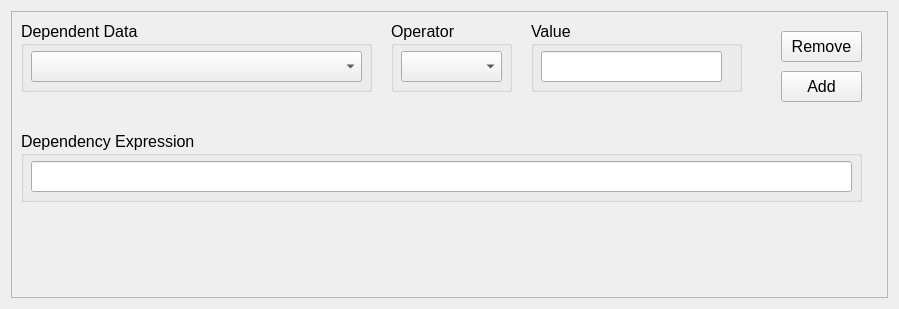
          <widget class="QWidget" name="scrollAreaWidgetContents_3">
           <property name="geometry">
            <rect>
             <x>0</x>
             <y>0</y>
             <width>899</width>
             <height>309</height>
            </rect>
           </property>
           <layout class="QVBoxLayout" name="verticalLayout_5">
            <item>
             <widget class="QFrame" name="frame">
              <property name="frameShape">
               <enum>QFrame::StyledPanel</enum>
              </property>
              <property name="frameShadow">
               <enum>QFrame::Raised</enum>
              </property>
              <widget class="QGroupBox" name="runName_groupBox_11">
               <property name="geometry">
                <rect>
                 <x>10</x>
                 <y>10</y>
                 <width>351</width>
                 <height>71</height>
                </rect>
               </property>
               <property name="font">
                <font>
                 <family>Arial</family>
                 <pointsize>12</pointsize>
                </font>
               </property>
               <property name="toolTip">
                <string>Select data that the tool requires in order to run.</string>
               </property>
               <property name="title">
                <string>Dependent Data</string>
               </property>
               <widget class="QComboBox" name="dependentData_comboBox">
                <property name="geometry">
                 <rect>
                  <x>10</x>
                  <y>30</y>
                  <width>331</width>
                  <height>31</height>
                 </rect>
                </property>
                <property name="font">
                 <font>
                  <family>Arial</family>
                  <pointsize>14</pointsize>
                 </font>
                </property>
                <item>
                 <property name="text">
                  <string/>
                 </property>
                </item>
                <item>
                 <property name="text">
                  <string>Option 1</string>
                 </property>
                </item>
                <item>
                 <property name="text">
                  <string>Option 2</string>
                 </property>
                </item>
                <item>
                 <property name="text">
                  <string>Option 3</string>
                 </property>
                </item>
               </widget>
              </widget>
              <widget class="QGroupBox" name="runName_groupBox_12">
               <property name="geometry">
                <rect>
                 <x>380</x>
                 <y>10</y>
                 <width>121</width>
                 <height>71</height>
                </rect>
               </property>
               <property name="font">
                <font>
                 <family>Arial</family>
                 <pointsize>12</pointsize>
                </font>
               </property>
               <property name="toolTip">
                <string>This operator is used if 2 or more dependent operands exist.</string>
               </property>
               <property name="title">
                <string>Operator</string>
               </property>
               <widget class="QComboBox" name="operator_comboBox">
                <property name="geometry">
                 <rect>
                  <x>10</x>
                  <y>30</y>
                  <width>101</width>
                  <height>31</height>
                 </rect>
                </property>
                <property name="font">
                 <font>
                  <pointsize>14</pointsize>
                 </font>
                </property>
                <item>
                 <property name="text">
                  <string/>
                 </property>
                </item>
                <item>
                 <property name="text">
                  <string>&gt;</string>
                 </property>
                </item>
                <item>
                 <property name="text">
                  <string>|</string>
                 </property>
                </item>
                <item>
                 <property name="text">
                  <string>&lt;</string>
                 </property>
                </item>
               </widget>
              </widget>
              <widget class="QGroupBox" name="runName_groupBox_13">
               <property name="geometry">
                <rect>
                 <x>10</x>
                 <y>120</y>
                 <width>841</width>
                 <height>71</height>
                </rect>
               </property>
               <property name="font">
                <font>
                 <family>Arial</family>
                 <pointsize>12</pointsize>
                </font>
               </property>
               <property name="title">
                <string>Dependency Expression</string>
               </property>
               <widget class="QLineEdit" name="dependencyExpression_lineEdit">
                <property name="geometry">
                 <rect>
                  <x>10</x>
                  <y>30</y>
                  <width>821</width>
                  <height>31</height>
                 </rect>
                </property>
                <property name="font">
                 <font>
                  <family>Arial</family>
                  <pointsize>14</pointsize>
                 </font>
                </property>
               </widget>
              </widget>
              <widget class="QGroupBox" name="runName_groupBox_14">
               <property name="geometry">
                <rect>
                 <x>520</x>
                 <y>10</y>
                 <width>211</width>
                 <height>71</height>
                </rect>
               </property>
               <property name="font">
                <font>
                 <family>Arial</family>
                 <pointsize>12</pointsize>
                </font>
               </property>
               <property name="title">
                <string>Value</string>
               </property>
               <widget class="QLineEdit" name="value_lineEdit">
                <property name="geometry">
                 <rect>
                  <x>10</x>
                  <y>30</y>
                  <width>181</width>
                  <height>31</height>
                 </rect>
                </property>
                <property name="font">
                 <font>
                  <pointsize>14</pointsize>
                 </font>
                </property>
               </widget>
              </widget>
              <widget class="QPushButton" name="scanType_add_pushButton_2">
               <property name="geometry">
                <rect>
                 <x>770</x>
                 <y>20</y>
                 <width>81</width>
                 <height>31</height>
                </rect>
               </property>
               <property name="font">
                <font>
                 <family>Arial</family>
                 <pointsize>12</pointsize>
                </font>
               </property>
               <property name="cursor">
                <cursorShape>PointingHandCursor</cursorShape>
               </property>
               <property name="styleSheet">
                <string notr="true"/>
               </property>
               <property name="text">
                <string>Remove</string>
               </property>
              </widget>
              <widget class="QPushButton" name="scanType_add_pushButton_3">
               <property name="geometry">
                <rect>
                 <x>770</x>
                 <y>60</y>
                 <width>81</width>
                 <height>31</height>
                </rect>
               </property>
               <property name="font">
                <font>
                 <family>Arial</family>
                 <pointsize>12</pointsize>
                </font>
               </property>
               <property name="cursor">
                <cursorShape>PointingHandCursor</cursorShape>
               </property>
               <property name="styleSheet">
                <string notr="true"/>
               </property>
               <property name="text">
                <string>Add</string>
               </property>
              </widget>
             </widget>
            </item>
           </layout>
          </widget>
